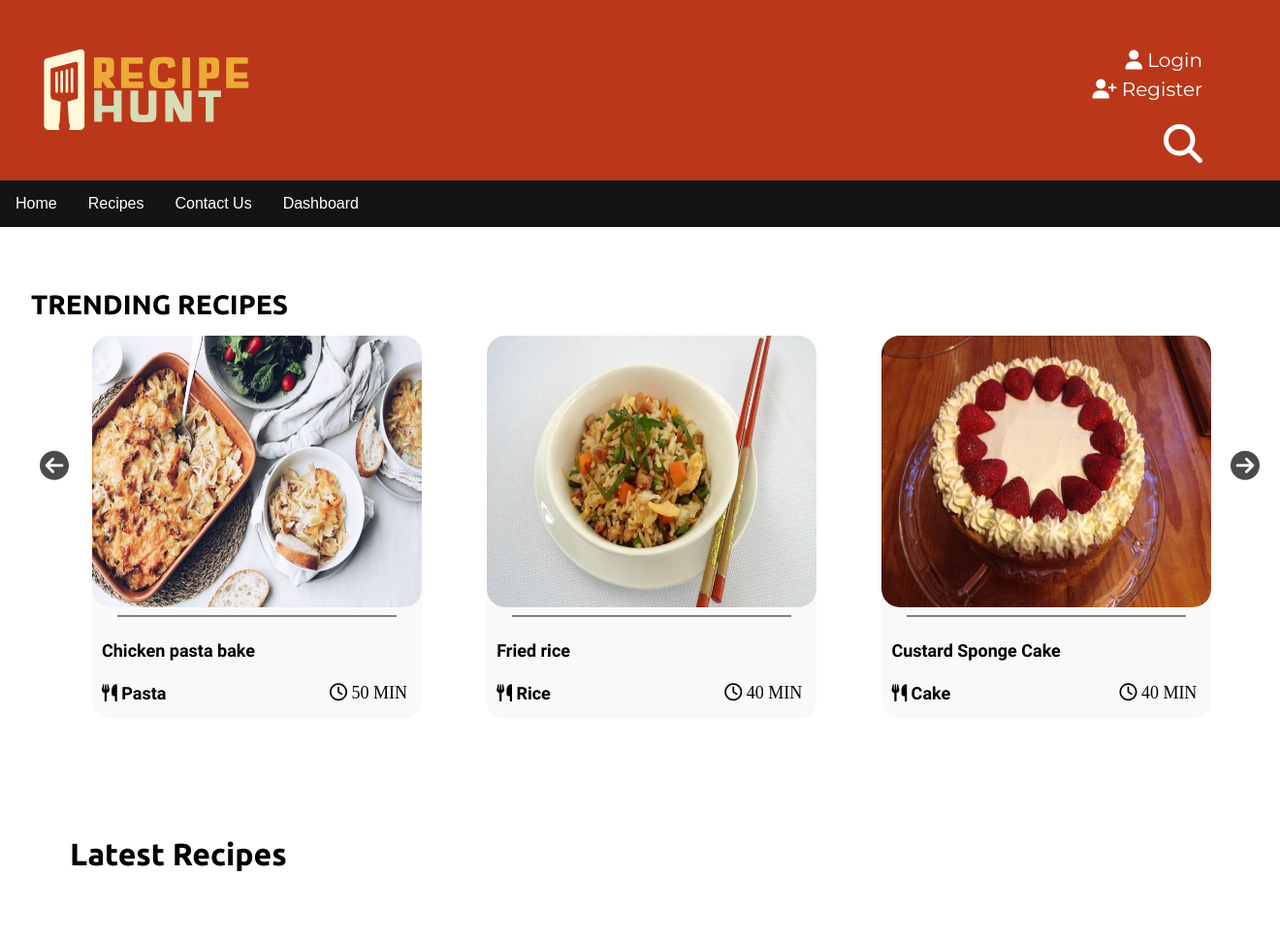
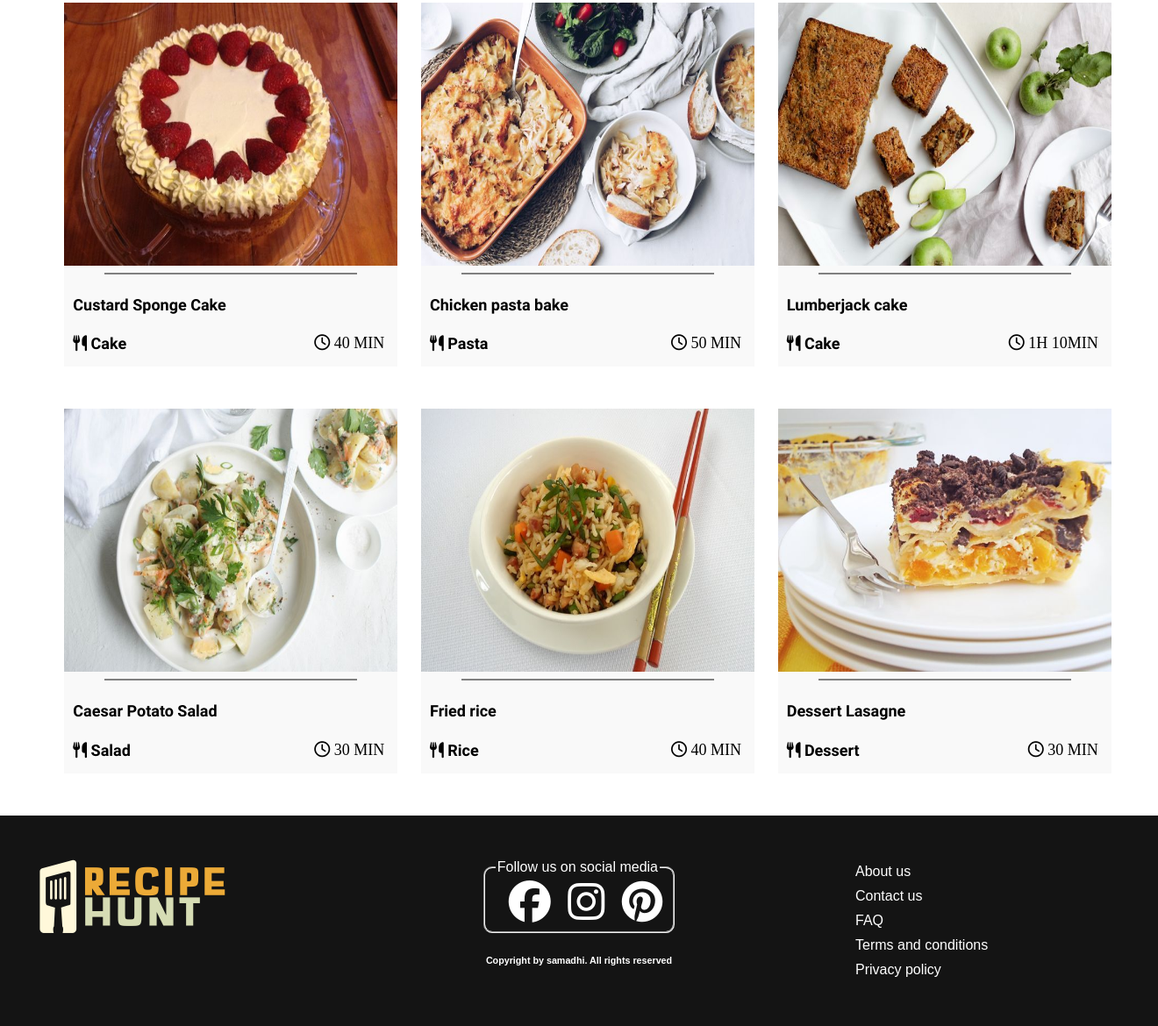
The app's page /home.php with its own data (2 pictures, top to bottom).
### tables this page shows
CREATE TABLE `rate` (
  `UserID` int(11) NOT NULL,
  `RecipeID` int(11) NOT NULL,
  `Rating` int(11) DEFAULT NULL
);

CREATE TABLE `recipe` (
  `RecipeID` int(11) NOT NULL,
  `Category` varchar(50) NOT NULL,
  `UserID` int(11) DEFAULT NULL,
  `Title` varchar(50) NOT NULL,
  `Permalink` varchar(250) NOT NULL,
  `R_description` text NOT NULL,
  `Ingredients` text NOT NULL,
  `Instructions` text NOT NULL,
  `Prep_time` varchar(11) NOT NULL,
  `Cook_time` varchar(11) NOT NULL,
  `No_of_servings` int(11) NOT NULL,
  `Difficulty` varchar(50) NOT NULL,
  `Recipe_image` varchar(255) NOT NULL,
  `Video_link` varchar(255) NOT NULL,
  `R_status` varchar(50) NOT NULL,
  `Created_timestamp` datetime NOT NULL,
  `Updated_timestamp` datetime DEFAULT NULL
);

### home.php (the view, shortened to what this page needs)
<?php
    require "config/config.php";
?>
<!DOCTYPE html>
<html>
<head>
    <link rel="stylesheet" href="styles/main.css" />
</head>
<body>
    <?php require "header.php" ?>
    <div class="home-top">
        <label class="home-lb">TRENDING RECIPES</label>
    </div>
    <div class="slider-container">
        <i class="fas fa-arrow-circle-left" id="preBtn"></i>
        <i class="fas fa-arrow-circle-right" id="nxtBtn"></i>
        <div class="slider">
            <div class="recipes">
                <div class="recipe-container">
                    <?php
                $sql = "SELECT * FROM rate T, recipe R WHERE R.RecipeID = T.RecipeID GROUP BY T.RecipeID ORDER by AVG(T.Rating) DESC LIMIT 7";
                $result = mysqli_query($conn, $sql);
                if (mysqli_num_rows($result) > 0) {
                    echo "<div class='row'>";
                    while ($row = mysqli_fetch_assoc($result)) {
                        echo "<div class='column'>";
                        ?>
                    <div class="box" style="width: 340px;">
                        <div>
                            <p class="box-text">
                                <a href="recipe/view-recipe.php?Permalink=<?php echo $row['Permalink']?>">
                                    <img class="recipe-img" src="images/recipe/<?php echo $row['Recipe_image']?>"
                                        width="340px" height="280px">
                                </a>
                                <hr>
                                <a class="r-name"
                                    href="recipe/view-recipe.php?Permalink=<?php echo $row['Permalink']?>">
                                    <h4 class="box-title">
                                        <?php echo $row['Title']?>
                                    </h4>
                                </a>
                                <a class="box-md r-name" href="#">
                                    <i class="fas fa-utensils"></i>
                                    <?php echo $row['Category']?>
                                </a>
                            <div id="time" title="Cook_time">
                                <i class="far fa-clock"></i>
                                <?php echo $row['Cook_time']?>
                            </div>
                            </p>
                        </div>
                    </div>
                    <?php
                        echo "</div>";
                    }
                    echo "</div>";
                }
            ?>
                </div>
            </div>
        </div>
    </div>
    <br>
    <div class="md-recipe-top">
        <label class="md-recipe-lb">Latest Recipes</label>
    </div>
    <div class="md-recipes">
        <div class="md-recipe-container">
            <?php
                $sql = "SELECT * FROM recipe";
                $result = mysqli_query($conn, $sql);
                if (mysqli_num_rows($result) > 0) {
                    echo "<div class='md-row'>";
                    while ($row = mysqli_fetch_assoc($result)) {
                        echo "<div class='md-column'>";
                        ?>
            <div class="md-box md-margin-bt" style="width: 380px;">
                <div>
                    <p class="md-box-text">
                        <a href="recipe/view-recipe.php?Permalink=<?php echo $row['Permalink']?>">
                            <img class="md-recipe-img" src="images/recipe/<?php echo $row['Recipe_image']?>"
                                width="380px" height="300px">
                        </a>
                        <hr>
                        <a class="md-r-name" href="recipe/view-recipe.php?Permalink=<?php echo $row['Permalink']?>">
                            <h4 class="md-box-title"><?php echo $row['Title']?></h4>
                        </a>
                        <a class="md-box-md md-r-name" href="#"><i class="fas fa-utensils"></i>
                            <?php echo $row['Category']?></a>
                    <div id="md-time" title="Cook_time"><i class="far fa-clock"></i>
                        <?php echo $row['Cook_time']?></div>
                    </p>
                </div>
            </div>
            <?php
                        echo "</div>";
                    }
                    echo "</div>";
                }
            ?>
        </div>
    </div>
    <?php require "footer.php" ?>
</body>
</html>

### header.php (shortened to what this page needs)
<html>
<head>
    <link rel="stylesheet" href="styles/header.css" />
</head>
<body>
    <div class="container">
        <div class="headerLeft">
            <a href="/home.php"><img id="logo" src="images/logo.png" alt="logo.png" /></a>
        </div>
        <div class="headerRight">
            <div>
                <a id="login" href="UserLoginPage.php">
                    <i class="fas fa-user"></i> Login
                </a>
                <br />
                <a id="register" href="UserRegistrationPage.php">
                    <i class="fas fa-user-plus"></i> Register
                </a>
            </div>
            <a href="recipe/user-search.php"><i id = "searchIcon" class="fas fa-search fa-2x"></i></a>
        </div>
        <div class="navBar">
            <ul>
                <li><a href="home.php">Home</a></li>
                <li><a href="recipe\recipes.php">Recipes</a></li>
                <li><a href="contact-us.php">Contact Us</a></li>
                <li><a href="user-dashboard\user-dashboard.php">Dashboard</a></li>
            </ul>
        </div>
    </div>
</body>
</html>

### footer.php (shortened to what this page needs)
<html>
<head>
    <link rel="stylesheet" href="styles\footer.css" />
</head>
<body>
    <div class="container">
        <div class="footerLeft">
            <a href="home.php"><img id="logo" src="images/logo.png" alt="logo.png" /></a>
        </div>
        <div class="footerMiddle">
            <fieldset class="socialMedia">
                    <legend>Follow us on social media</legend>
                    <a href="https://www.facebook.com">
                        <i class="fab fa-facebook fa-3x" style="color:#FFFFFF"></i>
                    </a>
                    <a href="https:/www.instagram.com">
                        <i class="fab fa-instagram fa-3x" style="color:#FFFFFF"></i>
                    </a>
                    <a href="https:/www.pinterest.com">
                        <i class="fab fa-pinterest fa-3x" style="color:#FFFFFF"></i>
                    </a>
            </fieldset>
            <h6 id="copyright">Copyright by samadhi. All rights reserved</h6>
        </div>
        <div class="footerRight">
            <div class="footerMenu">
                <ul>
                    <li><a href="about-us.php">About us</a></li>
                    <li><a href="contact-us.php">Contact us</a></li>
                    <li><a href="FAQ.php">FAQ</a></li>
                    <li><a href="terms.php">Terms and conditions</a></li>
                    <li><a href="policy.php">Privacy policy</a></li>
                </ul>
            </div>
        </div>
    </div>
</body>
</html>

### styles/main.css (style rules this page uses)
body { margin: 0px; }
.slider-container { position: relative; width: 1310px; height: 450px; overflow: hidden; margin: auto; }
.slider { display: flex; width: auto; height: 500px; margin: auto; }
#preBtn { position: absolute; top: 30%; z-index: 10; left: 36px; font-size: 30px; color: black; opacity: 0.7; cursor: pointer; }
#nxtBtn { position: absolute; top: 30%; z-index: 10; right: 16px; font-size: 30px; color: black; opacity: 0.7; cursor: pointer; }
.home-top { padding: 4rem 3.5rem 0 0; }
.home-lb { font-family: "Ubuntu"; font-size: 28px; font-weight: bold; padding: 1.8rem 0 0 2rem; }
.recipe-img { display: block; margin: auto; border-radius: 1.2rem; }
.recipe-container { margin-top: 1rem; padding-left: 90px; }
.row { display: flex; }
.column { flex: 1 0 0%; display: flex; flex-direction: column; align-items: center; padding-right: 4.2rem; }
.box { position: relative; display: flex; flex-direction: column; background-color: #f9f9f9; border-radius: 1.2rem; }
.box-title { text-align: left; padding-left: 10px; }
.box-text { margin: auto; }
hr { height: 2px; width: 18rem; border-width: 0; background-color: gray; }
.r-name { text-decoration: none; color: black; }
h4 { font-family: "Glory", sans-serif; font-size: 18px; }
.box-md { font-family: "Glory", sans-serif; font-size: 18px; text-align: left; padding-left: 10px; pointer-events: none; font-weight: 600; }
#time { font-size: 18px; text-transform: uppercase; float: right; margin-right: 15px; }
.md-recipe-img { display: block; margin: auto; }
.md-recipe-container { margin-top: 4rem; padding-top: 10px; padding-left: 60px; padding-right: 40px; }
.md-recipe-top { padding: 4rem 3.5rem 0 0; }
.md-recipe-lb { font-family: "Ubuntu"; font-size: 2rem; font-weight: bold; padding: 1.8rem 0 0 4.5rem; }
.md-row { display: flex; flex-wrap: wrap; }
.md-column { flex: 1 0 0%; display: flex; flex-direction: column; align-items: center; }
.md-margin-bt { margin-bottom: 3rem; }
.md-box { position: relative; display: flex; flex-direction: column; background-color: #f9f9f9; }
.md-box-title { text-align: left; padding-left: 10px; }
.md-box-text { margin: auto; }
.md-r-name { text-decoration: none; color: black; }
.md-box-md { font-family: "Glory", sans-serif; font-size: 18px; text-align: left; padding-left: 10px; pointer-events: none; font-weight: 600; }
#md-time { font-size: 18px; text-transform: uppercase; float: right; margin-right: 15px; }

### styles/header.css (style rules this page uses)
body { margin: 0; }
.container { height: 14.6rem; font-family: Verdana, Geneva, Tahoma, sans-serif; color: white; display: grid; grid-template-columns: 1fr 1fr 1fr; grid-template-rows: 1fr 50px; box-sizing: border-box; }
.headerLeft { grid-column-start: 1; grid-column-end: 3; background: #bb371a; }
.headerRight { grid-column-start: 3; grid-column-end: 4; background: #bb371a; }
#logo { padding: 30px; width: 250px; float: left; }
.headerRight div { text-align: right; margin: 50px 100px 10px 10px; font-size: 20px; }
.headerRight a { text-decoration: none; color: white; font-family: "Montserrat", sans-serif; font-size: 20px; }
#login { position: absolute; right: 5rem; }
#register { position: absolute; top: 5rem; right: 5rem; }
#searchIcon { position: absolute; top: 8rem; right: 5rem; }
.navBar { grid-column-start: 1; grid-column-end: 4; }
.navBar ul { list-style-type: none; margin: 0; padding: 0; overflow: hidden; background-color: #141414; }
.navBar li { float: left; }
.navBar a { display: block; color: white; text-align: center; padding: 15px 16px; text-decoration: none; }

### styles/footer.css (style rules this page uses)
body { margin: 0; }
.container { height: 14.6rem; font-family: Verdana, Geneva, Tahoma, sans-serif; color: white; display: grid; grid-template-columns: 1fr 1fr 1fr; grid-template-rows: 1fr; box-sizing: border-box; }
.footerLeft { grid-column-start: 1; grid-column-end: 2; background: #141414; }
.footerMiddle { grid-column-start: 2; grid-column-end: 3; background: #141414; }
.footerRight { grid-column-start: 3; grid-column-end: 4; background: #141414; }
.socialMedia { width:max-content; border-radius: 10px; margin-top: 50px; margin-left: auto; margin-right: auto; }
.socialMedia a { text-decoration: none; }
.socialMedia i { margin-left: 15px; }
#copyright { text-align: center; bottom: 1rem; }
.footerMenu { text-align: left; margin: 50px 50px 50px 50px; }
.footerMenu li { list-style-type: none; padding: 5px; }
.footerMenu a { color: white; text-decoration: none; }

### records on screen
rate: RecipeID.Recipe_image (picture), RecipeID.Title "Chicken pasta bake", RecipeID.Category "Pasta", RecipeID.Cook_time "50 MIN"
rate: RecipeID.Recipe_image (picture), RecipeID.Title "Fried rice", RecipeID.Category "Rice", RecipeID.Cook_time "40 MIN"
rate: RecipeID.Recipe_image (picture), RecipeID.Title "Custard Sponge Cake", RecipeID.Category "Cake", RecipeID.Cook_time "40 MIN"
recipe: Recipe_image (picture), Title "Custard Sponge Cake", Category "Cake", Cook_time "40 MIN"
recipe: Recipe_image (picture), Title "Chicken pasta bake", Category "Pasta", Cook_time "50 MIN"
recipe: Recipe_image (picture), Title "Lumberjack cake", Category "Cake", Cook_time "1H 10MIN"
recipe: Recipe_image (picture), Title "Caesar Potato Salad", Category "Salad", Cook_time "30 MIN"
recipe: Recipe_image (picture), Title "Fried rice", Category "Rice", Cook_time "40 MIN"
recipe: Recipe_image (picture), Title "Dessert Lasagne", Category "Dessert", Cook_time "30 MIN"
